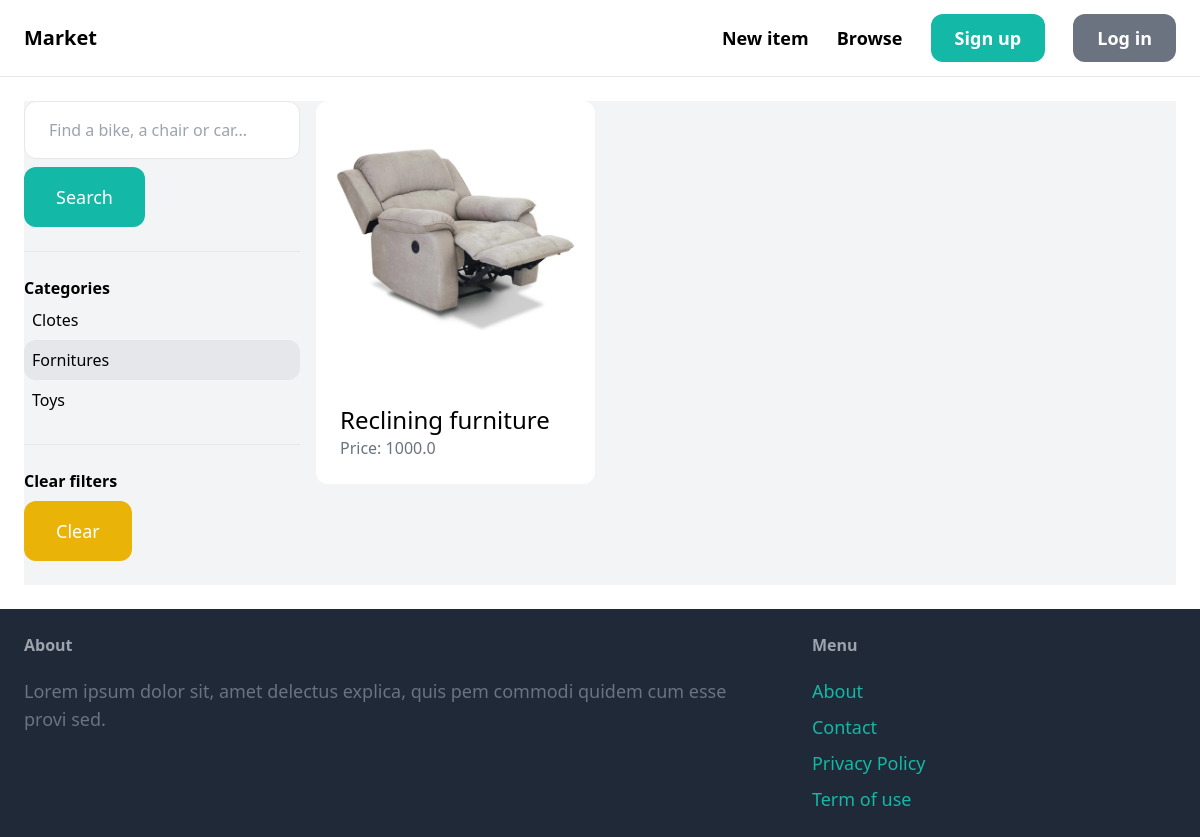
Page /items/?query=&category=2 on the earlier database version.
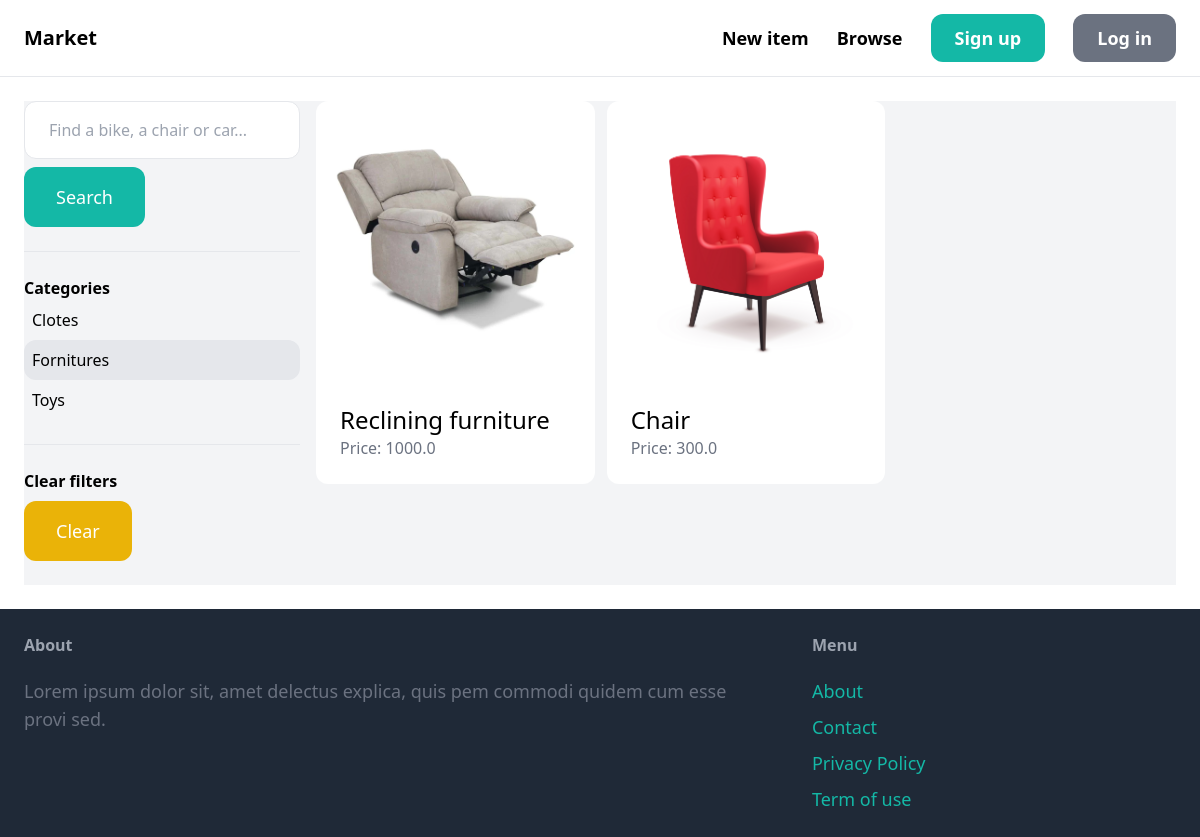
Same page on the later database version.
### item/models.py (models this page shows, shortened)
class Category(models.Model):
    name = models.CharField(max_length=255)
    class Meta:#configuraciones para el modelo
        ordering = ('name',)#ordenar los nombres
        verbose_name_plural = 'categories'#dijando por defaul agrga una s al final, esto es para corregir categoys

class Item(models.Model):
    category = models.ForeignKey(Category, related_name='items', on_delete=models.CASCADE)
    name = models.CharField(max_length=255)
    description = models.TextField(blank=True, null=True)
    price = models.FloatField()
    image = models.ImageField(upload_to='item_images', blank=True, null=True)
    is_sold = models.BooleanField(default=False)
    created_by = models.ForeignKey(User, related_name= 'Items', on_delete=models.CASCADE)
    created_at = models.DateTimeField(auto_now_add=True)

### item/views.py (the view)
# urls.py: path('', views.items, name='items'),
def items(request):
    query = request.GET.get('query', '')
    category_id = request.GET.get('category', 0)
    categories = Category.objects.all()
    items = Item.objects.filter(is_sold=False)
    if category_id:
        items = items.filter(category_id=category_id)
    if query:
        items = items.filter(Q(name__icontains=query) | Q(description__icontains=query))
    return render(request, 'item/items.html', {
        'items': items,
        'query': query,
        'categories': categories,
        'category_id': int(category_id)
    })

### item/templates/item/items.html (shortened to what this page needs)
{% extends 'core/base.html' %}
{% block content %}
    <div class="pb-6 grid grid-cols-4 gap-4 bg-gray-100">
        <div class="col-span-1">
            <form method="get" action="{% url 'item:items' %}">
                <input name="query" class="w-full py-4 px-6 border rounded-xl" type="text" value="{{ query }}" placeholder="Find a bike, a chair or car...">
                <button class="mt-2 py-4 px-8 text-lg bg-teal-500 text-white rounded-xl">Search</button>
            </form>
            <hr class="my-6">
            <p class="font-semibold">Categories</p>
            <ul>
                {% for category in categories %}
                    <li class="py-2 px-2 rounded-xl{% if category.id == category_id %} bg-gray-200{% endif %}">
                        <a href="{% url 'item:items' %}?query={{ query }}&category={{ category.id }}">{{ category.name }}</a>
                    </li>
                {% endfor %}
            </ul>
            <hr class="my-6">
            <p class="font-semibold">Clear filters</p>
            <ul>
                <li><a href="{% url 'item:items' %}" class="mt-2 py-4 px-8 inline-block bg-yellow-500 text-lg rounded-xl text-white">Clear</a>
        </div>
        <div class="col-span-3">
            <div class="grid grid-cols-3 gap-3">
                {% for item in items %}
                    <div>
                        <a href="{% url 'item:detail' item.id %}">
                            <div>
                                <img src="{{ item.image.url }}" class="rounded-t-xl">
                            </div>
                            <div class="p-6 bg-white rounded-b-xl">
                                <h2 class="text-2xl">{{ item.name }}</h2>
                                <p class="text-gray-500">Price: {{ item.price }}</p>
                            </div>
                        </a>
                    </div>
                {% endfor %}
            </div>
        </div>
    </div>
{% endblock %}

Differences in the rows shown:
added Item: image (picture), name "Chair", price "300.0"
